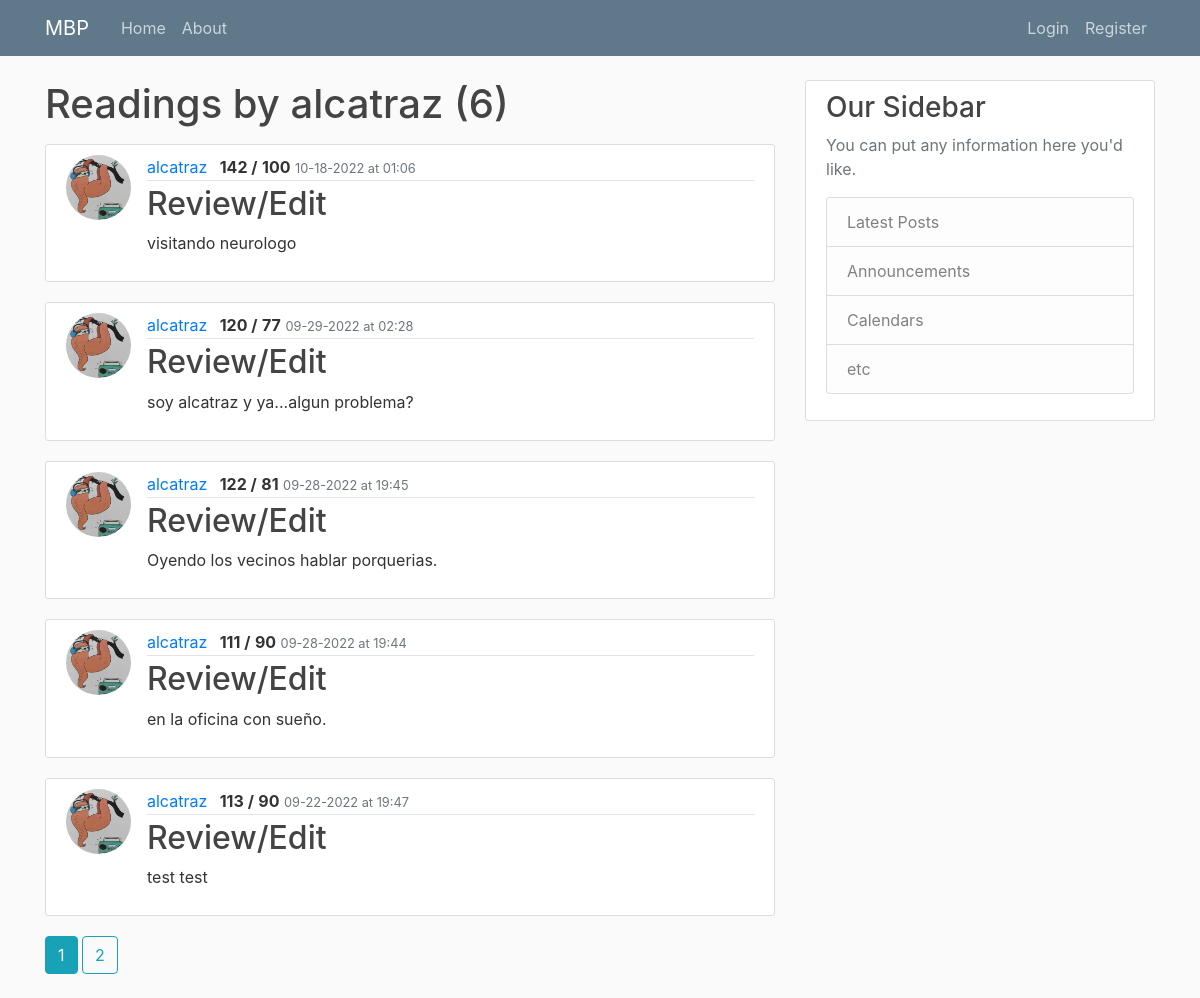
/user/alcatraz, run on an earlier commit of the app's database.
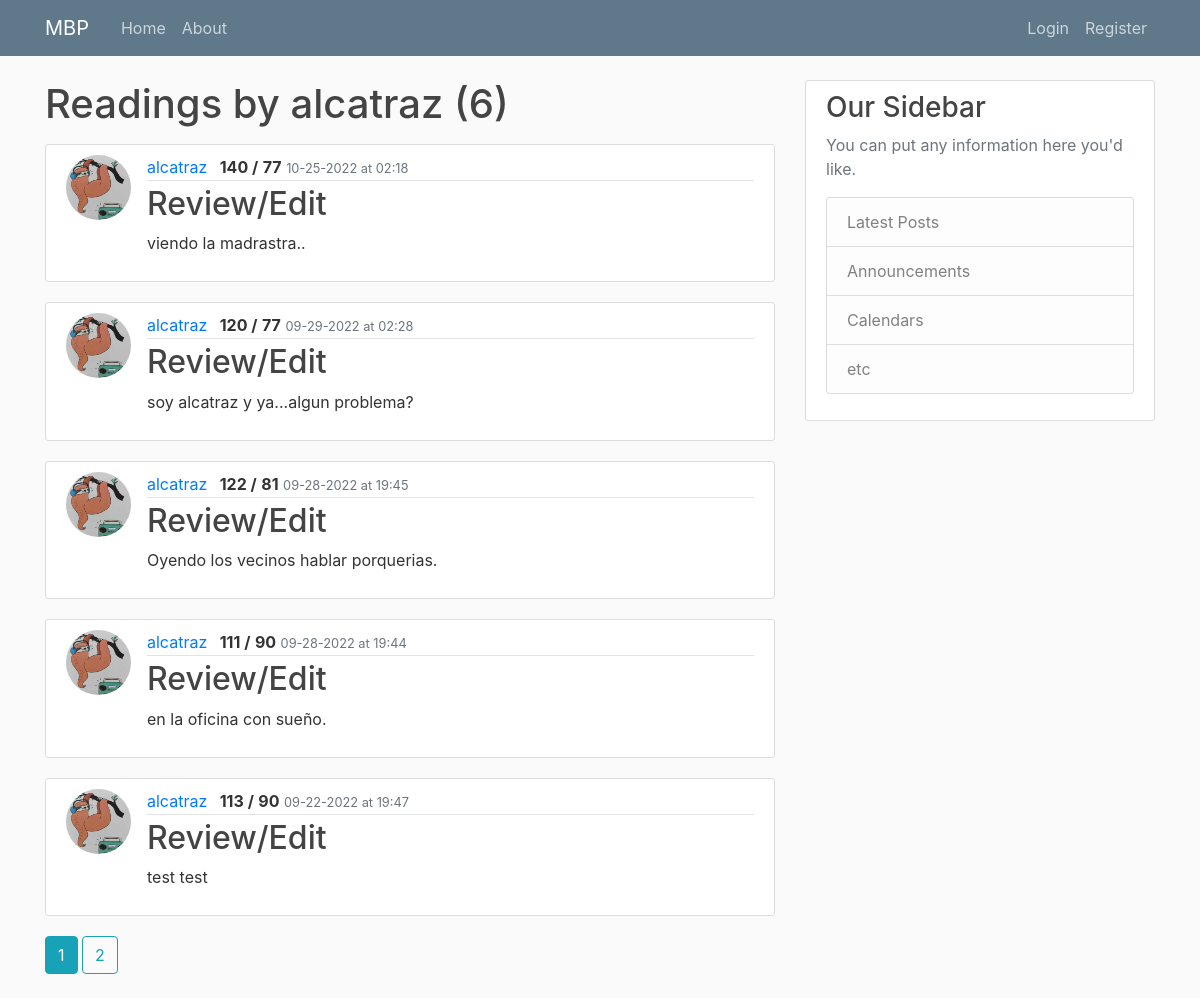
And on a later commit of the database.
### mbp/models.py (models this page shows, shortened)
class User(db.Model, UserMixin):
    id = db.Column(db.Integer, primary_key=True)
    username = db.Column(db.String(20), unique=True, nullable=False)
    email = db.Column(db.String(120), unique=True, nullable=False)
    image_file = db.Column(db.String(20), nullable=False, default='default.jpg')
    password = db.Column(db.String(60), nullable=False)
    readings = db.relationship('Reading', backref='user', lazy=True)

class Reading(db.Model):
    id = db.Column(db.Integer, primary_key=True)
    sys = db.Column(db.String(3), nullable=False)
    dia = db.Column(db.String(3), nullable=False)
    notes = db.Column(db.Text, nullable=False)
    date_posted = db.Column(db.DateTime, nullable=False, default=datetime.utcnow)
    user_id = db.Column(db.Integer, db.ForeignKey('user.id'), nullable=False)

### mbp/users/routes.py (the view)
@users.route('/user/<string:username>')
def user_readings(username):
    page = request.args.get('page', 1, type=int) #Grab the page we want. In this case page one. Set type integer as the page number.
    user = User.query.filter_by(username=username).first_or_404()
    reading = Reading.query.filter_by(user=user)\
        .order_by(Reading.date_posted.desc())\
        .paginate(page=page, per_page=5) #Show 5 readings per page. Can use http://localhost:8000/home?page=3 to navigate to pages.
    return render_template('user_readings.html', reading=reading, user=user)

### mbp/templates/user_readings.html
{% extends "base.html" %}
{% block content %}
    <h1 class="mb-3">Readings by {{ user.username }} ({{ reading.total }})</h1>
    {% for reading in reading.items %}
    <article class="media content-section">
      <img class="rounded-circle article-img" src="{{ url_for('static', filename='profile_pics/' + reading.user.image_file) }}" />
      <div class="media-body">
        <div class="article-metadata">
          <a class="mr-2" href="{{ url_for('users.user_readings', username=reading.user.username) }}">{{ reading.user.username }}</a>
          <text class="font-weight-bold">{{ reading.sys }} /</text>
          <text class="font-weight-bold">{{ reading.dia}}</text>
          <small class="text-muted">{{ reading.date_posted.strftime('%m-%d-%Y at %H:%M') }}</small>
        </div>
        <h2><a class="article-title" href="{{ url_for('readings.reading', reading_id=reading.id) }}">Review/Edit</a></h2>
          <p class="article-content">{{ reading.notes }}</p>
      </div>
    </article>
    {% endfor %}
    {% for page_num in reading.iter_pages(left_edge=1, right_edge=1, left_current=1, right_current=2) %}
      {% if page_num %}
        {% if reading.page == page_num %}
          <a class="btn btn-info mb-4" href="{{ url_for('users.user_readings', username=user.username, page=page_num) }}">{{ page_num }}</a>
        {% else %}
          <a class="btn btn-outline-info mb-4" href="{{ url_for('users.user_readings', username=user.username, page=page_num) }}">{{ page_num }}</a>
        {% endif %}
      {% else %}
        ...
      {% endif %}
    {% endfor %}
{% endblock content %}

### mbp/templates/base.html (shortened to what this page needs)
<!DOCTYPE html>
<html>
<head>
    <link rel="stylesheet" href="https://maxcdn.bootstrapcdn.com/bootstrap/4.0.0/css/bootstrap.min.css">
    <link rel="stylesheet" type="text/css" href="{{ url_for('static', filename='css/main.css') }}">
</head>
<body>
  <header class="site-header">
<nav class="navbar navbar-expand-md navbar-dark bg-steel fixed-top">
  <div class="container">
    <a class="navbar-brand mr-4" href="/">MBP</a>
    <div class="collapse navbar-collapse" id="navbarToggle">
      <div class="navbar-nav mr-auto">
        <a class="nav-item nav-link" href="/">Home</a>
        <a class="nav-item nav-link" href="/about">About</a>
      </div>
      <div class="navbar-nav">
        {% if current_user.is_authenticated %}
        <a class="nav-item nav-link" href="{{ url_for('readings.new_reading') }}">New Reading</a>
          <a class="nav-item nav-link" href="{{ url_for('users.account') }}">Account</a>
          <a class="nav-item nav-link" href="{{ url_for('users.logout') }}">Logout</a>
        {% else %}
          <a class="nav-item nav-link" href="{{ url_for('users.login') }}">Login</a>
          <a class="nav-item nav-link" href="{{ url_for('users.register') }}">Register</a>
        {% endif %}
      </div>
    </div>
  </div>
</nav>
</header>
      <main role="main" class="container">
        <div class="row">
          <div class="col-md-8">
            {% block content %}{% endblock %}
          </div>
          <div class="col-md-4">
            <div class="content-section">
              <h3>Our Sidebar</h3>
              <p class='text-muted'>You can put any information here you'd like.
                <ul class="list-group">
                  <li class="list-group-item list-group-item-light">Latest Posts</li>
                  <li class="list-group-item list-group-item-light">Announcements</li>
                  <li class="list-group-item list-group-item-light">Calendars</li>
                  <li class="list-group-item list-group-item-light">etc</li>
                </ul>
              </p>
            </div>
          </div>
        </div>
      </main>
</body>
</html>

### mbp/static/css/main.css (style rules this page uses)
body { background: #fafafa; color: #333333; margin-top: 5rem; }
h1, h2, h3, h4, h5, h6 { color: #444444; }
.bg-steel { background-color: #5f788a; }
.site-header .navbar-nav .nav-link { color: #cbd5db; }
.content-section { background: #ffffff; padding: 10px 20px; border: 1px solid #dddddd; border-radius: 3px; margin-bottom: 20px; }
.article-title { color: #444444; }
.article-content { white-space: pre-line; }
.article-img { height: 65px; width: 65px; margin-right: 16px; }
.article-metadata { padding-bottom: 1px; margin-bottom: 4px; border-bottom: 1px solid #e3e3e3 }

What changed in the data, as far as the page shows it:
removed Reading: image_file (placeholder picture), user.username "alcatraz", sys "142", dia "100", date_posted "10-18-2022 at 01:06", notes "visitando neurologo"
now on this page (row edited): Reading: image_file (placeholder picture), user.username "alcatraz", sys "140", dia "77", date_posted "10-25-2022 at 02:18", notes "viendo la madrastra.."
